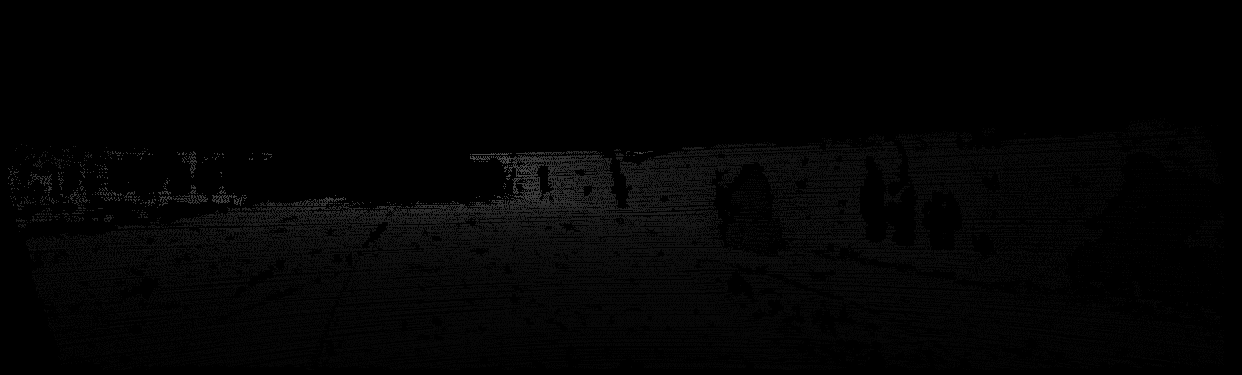
#> input picture sample/data_depth_annotated/val/2011_09_26_drive_0002_sync/proj_depth/image_02/0000000007.png, 1242 x 375 px, given as the content of the folder kitti/train, which was not available
$ python depth_completion.py
#> lines starting #> are read from the running program, lines starting #| are printed output that depends on the picture; after the words box and inside, x2 and y2 are one past the last pixel; in counts of white or black regions, pixels touching at a corner belong together; pictures that were not available may be replaced by others from this repository, and a replacement may not be noted
### Submodules/utils/depth_map_utils.py
import collections

import cv2
import numpy as np

# Full kernels
FULL_KERNEL_3 = np.ones((3, 3), np.uint8)
FULL_KERNEL_5 = np.ones((5, 5), np.uint8)
FULL_KERNEL_7 = np.ones((7, 7), np.uint8)
FULL_KERNEL_9 = np.ones((9, 9), np.uint8)
FULL_KERNEL_31 = np.ones((31, 31), np.uint8)

# 3x3 cross kernel
CROSS_KERNEL_3 = np.asarray(
    [
        [0, 1, 0],
        [1, 1, 1],
        [0, 1, 0],
    ], dtype=np.uint8)

# 5x5 cross kernel
CROSS_KERNEL_5 = np.asarray(
    [
        [0, 0, 1, 0, 0],
        [0, 0, 1, 0, 0],
        [1, 1, 1, 1, 1],
        [0, 0, 1, 0, 0],
        [0, 0, 1, 0, 0],
    ], dtype=np.uint8)

# 5x5 diamond kernel
DIAMOND_KERNEL_5 = np.array(
    [
        [0, 0, 1, 0, 0],
        [0, 1, 1, 1, 0],
        [1, 1, 1, 1, 1],
        [0, 1, 1, 1, 0],
        [0, 0, 1, 0, 0],
    ], dtype=np.uint8)

# 7x7 cross kernel
CROSS_KERNEL_7 = np.asarray(
    [
        [0, 0, 0, 1, 0, 0, 0],
        [0, 0, 0, 1, 0, 0, 0],
        [0, 0, 0, 1, 0, 0, 0],
        [1, 1, 1, 1, 1, 1, 1],
        [0, 0, 0, 1, 0, 0, 0],
        [0, 0, 0, 1, 0, 0, 0],
        [0, 0, 0, 1, 0, 0, 0],
    ], dtype=np.uint8)

# 7x7 diamond kernel
DIAMOND_KERNEL_7 = np.asarray(
    [
        [0, 0, 0, 1, 0, 0, 0],
        [0, 0, 1, 1, 1, 0, 0],
        [0, 1, 1, 1, 1, 1, 0],
        [1, 1, 1, 1, 1, 1, 1],
        [0, 1, 1, 1, 1, 1, 0],
        [0, 0, 1, 1, 1, 0, 0],
        [0, 0, 0, 1, 0, 0, 0],
    ], dtype=np.uint8)


def fill_in_fast(depth_map, max_depth=100.0, custom_kernel=DIAMOND_KERNEL_5,
                 extrapolate=False, blur_type='bilateral'):
    """Fast, in-place depth completion.

    Args:
        depth_map: projected depths
        max_depth: max depth value for inversion
        custom_kernel: kernel to apply initial dilation
        extrapolate: whether to extrapolate by extending depths to top of
            the frame, and applying a 31x31 full kernel dilation
        blur_type:
            'bilateral' - preserves local structure (recommended)
            'gaussian' - provides lower RMSE

    Returns:
        depth_map: dense depth map
    """

    # Invert
    valid_pixels = (depth_map > 0.1)
    depth_map[valid_pixels] = max_depth - depth_map[valid_pixels]

    # Dilate
    depth_map = cv2.dilate(depth_map, custom_kernel)

    # Hole closing
    depth_map = cv2.morphologyEx(depth_map, cv2.MORPH_CLOSE, FULL_KERNEL_5)

    # Fill empty spaces with dilated values
    empty_pixels = (depth_map < 0.1)
    dilated = cv2.dilate(depth_map, FULL_KERNEL_7)
    depth_map[empty_pixels] = dilated[empty_pixels]

    # Extend highest pixel to top of image
    if extrapolate:
        top_row_pixels = np.argmax(depth_map > 0.1, axis=0)
        top_pixel_values = depth_map[top_row_pixels, range(depth_map.shape[1])]

        for pixel_col_idx in range(depth_map.shape[1]):
            depth_map[0:top_row_pixels[pixel_col_idx], pixel_col_idx] = \
                top_pixel_values[pixel_col_idx]

        # Large Fill
        empty_pixels = depth_map < 0.1
        dilated = cv2.dilate(depth_map, FULL_KERNEL_31)
        depth_map[empty_pixels] = dilated[empty_pixels]

    # Median blur
    depth_map = cv2.medianBlur(depth_map, 5)

    # Bilateral or Gaussian blur
    if blur_type == 'bilateral':
        # Bilateral blur
        depth_map = cv2.bilateralFilter(depth_map, 5, 1.5, 2.0)
    elif blur_type == 'gaussian':
        # Gaussian blur
        valid_pixels = (depth_map > 0.1)
        blurred = cv2.GaussianBlur(depth_map, (5, 5), 0)
        depth_map[valid_pixels] = blurred[valid_pixels]

    # Invert
    valid_pixels = (depth_map > 0.1)
    depth_map[valid_pixels] = max_depth - depth_map[valid_pixels]

    return depth_map

### Submodules/dataset/depth_completion.py
import os
import sys
import time

import cv2
import numpy as np
import png

from Submodules.utils import vis_utils, depth_map_utils


def main():
    """Depth maps are saved to the 'outputs' folder.
    """

    ##############################
    # Options
    ##############################
    # Validation set

    data_split = 'val'

    # Test set
    input_depth_root_dir = os.path.expanduser(
        'kitti/train')
    # data_split = 'test'

    # Fast fill with Gaussian blur @90Hz (paper result)
    fill_type = 'fast'
    extrapolate = False
    blur_type = 'gaussian'

    # [11 lines of commented-out code are left out]
    save_output = True

    ##############################
    # Processing
    ##############################
    if save_output:
        # Save to Disk
        show_process = False
        save_depth_maps = True
    else:
        if fill_type == 'fast':
            raise ValueError('"fast" fill does not support show_process')

        # Show Process
        show_process = True
        save_depth_maps = False

    # Create output folder
    this_file_path = os.path.dirname(os.path.realpath(__file__))
    outputs_dir = os.path.join(this_file_path, 'outputs')
    os.makedirs(outputs_dir, exist_ok=True)

    output_folder_prefix = 'depth_' + data_split
    output_list = sorted(os.listdir(outputs_dir))
    if len(output_list) > 0:
        split_folders = [folder for folder in output_list
                         if folder.startswith(output_folder_prefix)]
        if len(split_folders) > 0:
            last_output_folder = split_folders[-1]
            last_output_index = int(last_output_folder.split('_')[-1])
        else:
            last_output_index = -1
    else:
        last_output_index = -1
    output_depth_root_dir = os.path.join(outputs_dir, '{}_{:03d}'.format(
        output_folder_prefix, last_output_index + 1))

    if save_output:
        if not os.path.exists(output_depth_root_dir):
            os.makedirs(output_depth_root_dir)
        else:
            raise FileExistsError('Already exists!')
        print('Output dir:', output_depth_root_dir)

    # Get images in sorted order
    images_to_use = []
    for root, _, files in os.walk(input_depth_root_dir):
        for file in files:
            if file.endswith(('.png', '.jpg', '.jpeg', '.bmp', '.tiff')):
                images_to_use.append(os.path.join(root, file))

    images_to_use = sorted(images_to_use)

    # Rolling average array of times for time estimation
    avg_time_arr_length = 10
    last_fill_times = np.repeat([1.0], avg_time_arr_length)
    last_total_times = np.repeat([1.0], avg_time_arr_length)

    num_images = len(images_to_use)
    for i in range(num_images):
        depth_image_path = images_to_use[i]
        print(depth_image_path)

        # Calculate average time with last n fill times
        avg_fill_time = np.mean(last_fill_times)
        avg_total_time = np.mean(last_total_times)

        # Show progress
        sys.stdout.write('\rProcessing {} / {}, '
                         'Avg Fill Time: {:.5f}s, '
                         'Avg Total Time: {:.5f}s, '
                         'Est Time Remaining: {:.3f}s\n'.format(
                             i, num_images - 1, avg_fill_time, avg_total_time,
                             avg_total_time * (num_images - i)))
        sys.stdout.flush()

        # Start timing
        start_total_time = time.time()

        # Load depth projections from uint16 image
        depth_image = cv2.imread(depth_image_path, cv2.IMREAD_ANYDEPTH)
#> depth_image is the input picture: shape (375, 1242) uint16; min 0, max 20476, mean 885.2
        if depth_image is None:
            print(f"\nWarning: Could not load image at {depth_image_path}")
            continue

        projected_depths = np.float32(depth_image / 256.0)
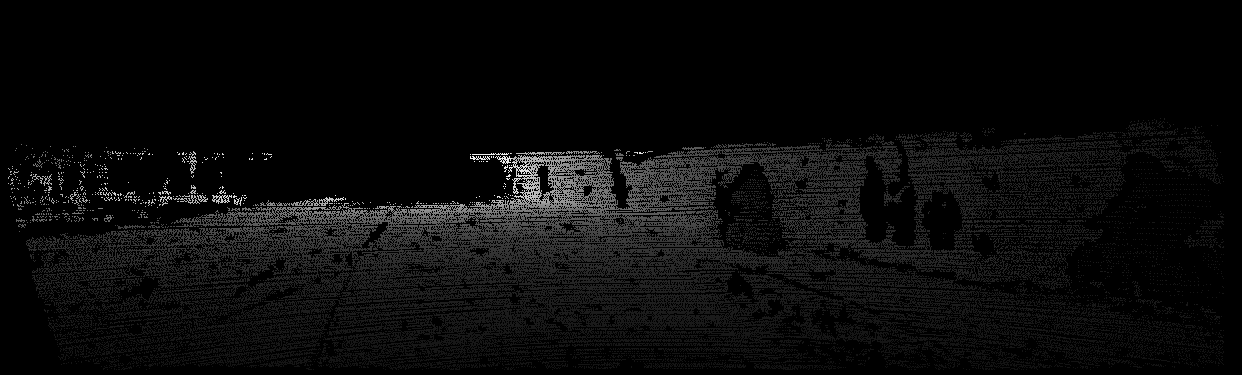
#> projected_depths: shape (375, 1242) float32; min 0, max 79.98, mean 3.5; drawn with min black and max white

        # Fill in
        start_fill_time = time.time()
        if fill_type == 'fast':
            final_depths = depth_map_utils.fill_in_fast(
                projected_depths, extrapolate=extrapolate, blur_type=blur_type)
#> in fill_in_fast, `valid_pixels = (depth_map > 0.1)`:
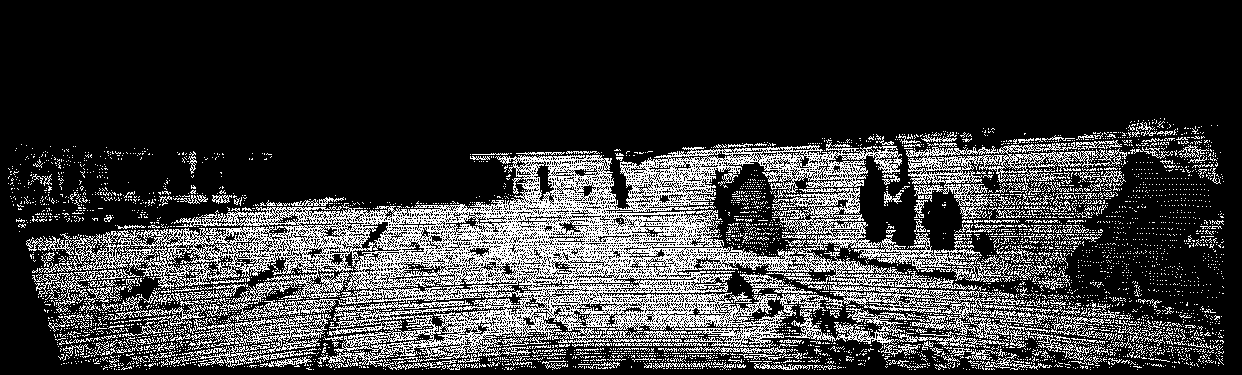
#> valid_pixels: shape (375, 1242) bool; 22% white in thin lines or dots, all inside (x1, y1, x2, y2) = (8, 118, 1224, 370)
#> in fill_in_fast, `empty_pixels = (depth_map < 0.1)`:
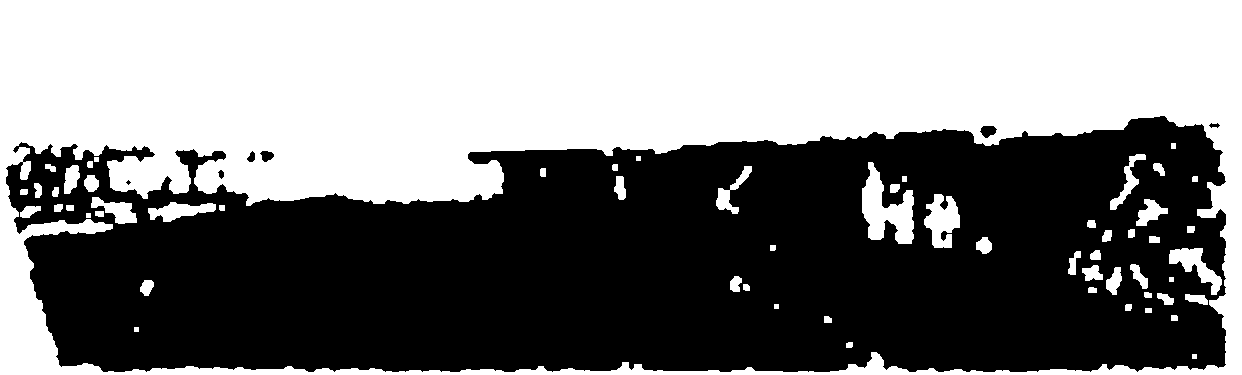
#> empty_pixels: shape (375, 1242) bool; 48.7% white; 60 white regions, largest, box (x1, y1, x2, y2) and area: (0, 0, 1242, 375) 214871, (862, 162, 914, 244) 2278, (924, 194, 960, 248) 1245
#> in fill_in_fast, `dilated = cv2.dilate(depth_map, FULL_KERNEL_7)`:
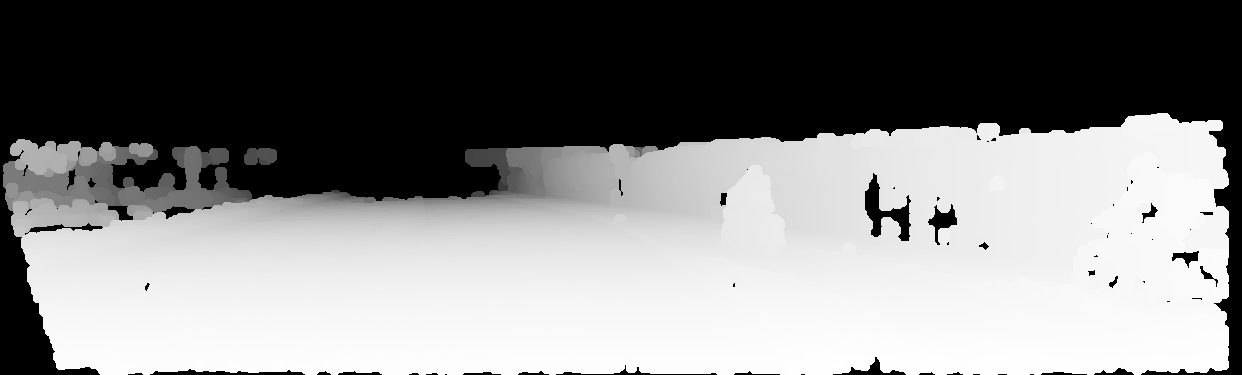
#> dilated: shape (375, 1242) float32; min 0, max 94.25, mean 47.8; drawn with min black and max white
#> in fill_in_fast, `depth_map[empty_pixels] = dilated[empty_pixels]`:
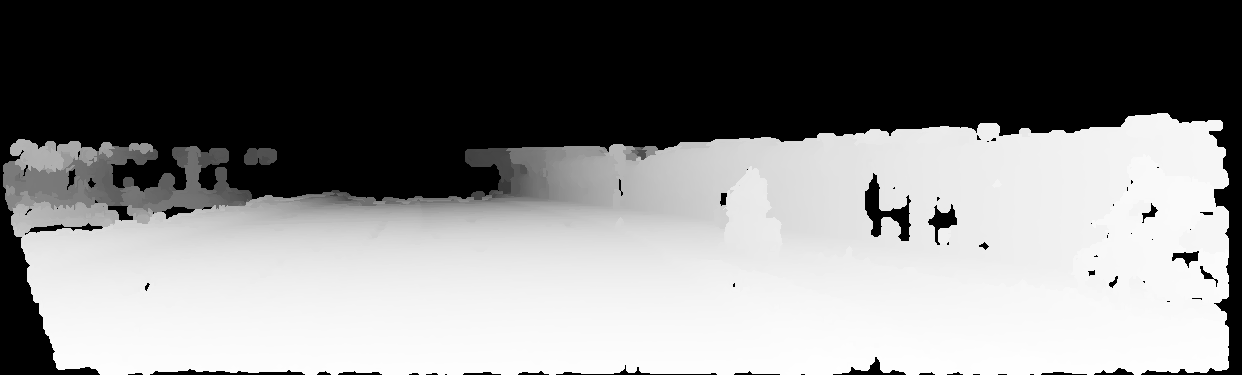
#> depth_map: shape (375, 1242) float32; min 0, max 94.25, mean 47.5; drawn with min black and max white
#> in fill_in_fast, `valid_pixels = (depth_map > 0.1)`:
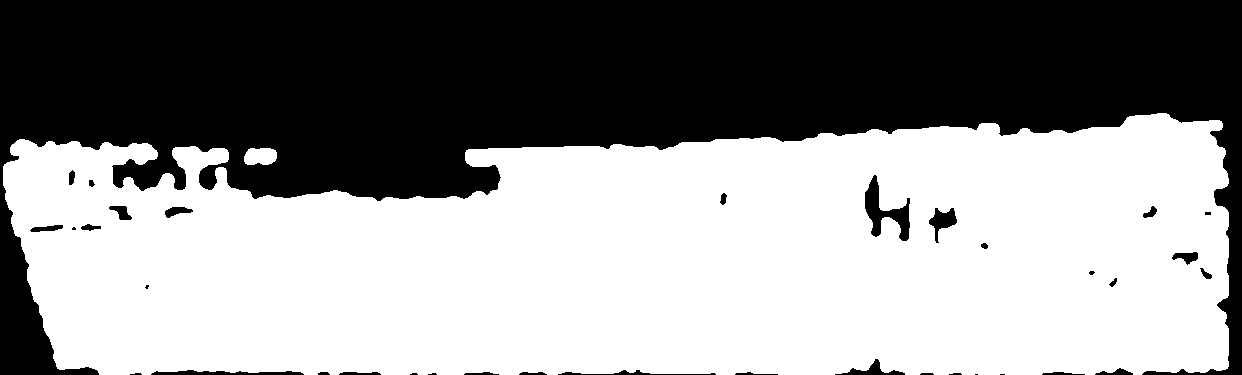
#> valid_pixels: shape (375, 1242) bool; 56.6% white; 36 black regions (9 under 20 px), largest, box (x1, y1, x2, y2) and area: (0, 0, 1242, 375) 197465, (865, 175, 910, 241) 1162, (151, 370, 304, 375) 485
#> in fill_in_fast, `depth_map[valid_pixels] = max_depth - depth_map[valid_pixels]`:
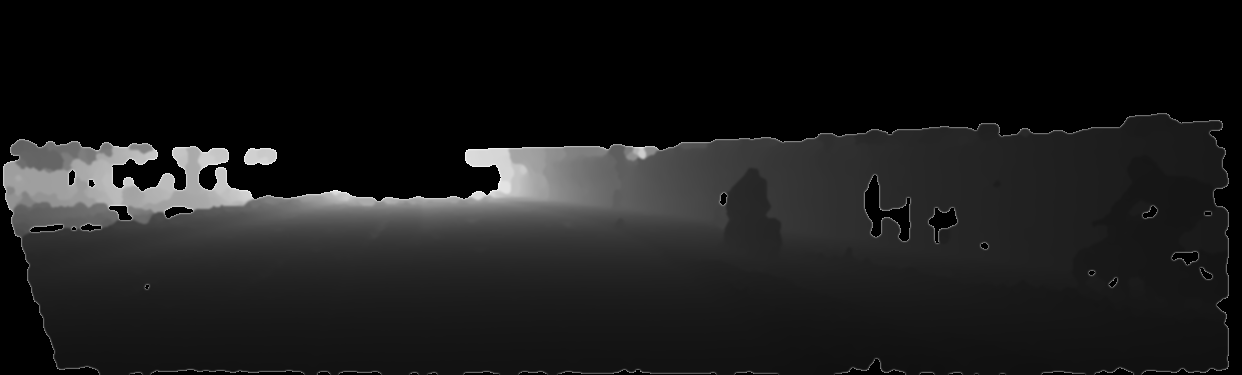
#> depth_map: shape (375, 1242) float32; min 0, max 87.98, mean 9.3; drawn with min black and max white
        elif fill_type == 'multiscale':
            final_depths, process_dict = depth_map_utils.fill_in_multiscale(
                projected_depths, extrapolate=extrapolate, blur_type=blur_type,
                show_process=show_process)
        else:
            raise ValueError('Invalid fill_type {}'.format(fill_type))
        end_fill_time = time.time()

        # Display images from process_dict
        if fill_type == 'multiscale' and show_process:
            img_size = (570, 165)

            x_start = 80
            y_start = 50
            x_offset = img_size[0]
            y_offset = img_size[1]
            x_padding = 0
            y_padding = 28

            img_x = x_start
            img_y = y_start
            max_x = 1900

            row_idx = 0
            for key, value in process_dict.items():

                image_jet = cv2.applyColorMap(
                    np.uint8(value / np.amax(value) * 255),
                    cv2.COLORMAP_JET)
                vis_utils.cv2_show_image(
                    key, image_jet,
                    img_size, (img_x, img_y))

                img_x += x_offset + x_padding
                if (img_x + x_offset + x_padding) > max_x:
                    img_x = x_start
                    row_idx += 1
                img_y = y_start + row_idx * (y_offset + y_padding)

                # Save process images
                cv2.imwrite('process/' + key + '.png', image_jet)

            cv2.waitKey()

        # Save depth images to disk
        if save_depth_maps:
            depth_image_file_name = os.path.relpath(depth_image_path, input_depth_root_dir)
            depth_image_output_path = os.path.join(output_depth_root_dir, depth_image_file_name)
            depth_image_output_dir = os.path.dirname(depth_image_output_path)

            if not os.path.exists(depth_image_output_dir):
                os.makedirs(depth_image_output_dir)

            # Save depth map to a uint16 png (same format as disparity maps)
            with open(depth_image_output_path, 'wb') as f:
                depth_image = (final_depths * 256).astype(np.uint16)
                # pypng is used because cv2 cannot save uint16 format images
                writer = png.Writer(width=depth_image.shape[1],
                                    height=depth_image.shape[0],
                                    bitdepth=16,
                                    greyscale=True)
                writer.write(f, depth_image)

        end_total_time = time.time()

        # Update fill times
        last_fill_times = np.roll(last_fill_times, -1)
        last_fill_times[-1] = end_fill_time - start_fill_time

        # Update total times
        last_total_times = np.roll(last_total_times, -1)
        last_total_times[-1] = end_total_time - start_total_time


if __name__ == "__main__":
    main()
#> (the call stopped at in main, `writer = png.Writer(width=depth_image.shape[1], height=depth_image.sha..`: png is not available in this run)

$ run again, on sample/data_depth_annotated/val/2011_09_26_drive_0002_sync/proj_depth/image_03/0000000014.png
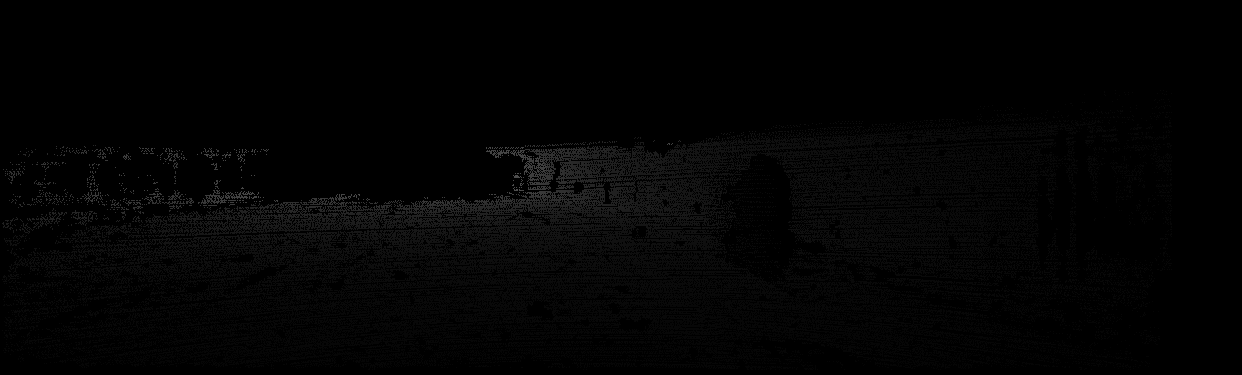
#> input picture sample/data_depth_annotated/val/2011_09_26_drive_0002_sync/proj_depth/image_03/0000000014.png, 1242 x 375 px, given as the content of the folder kitti/train, which was not available
#> in main, depth_image is the input picture: shape (375, 1242) uint16; min 0, max 20186, mean 862.2
#> in fill_in_fast, `valid_pixels = (depth_map > 0.1)`:
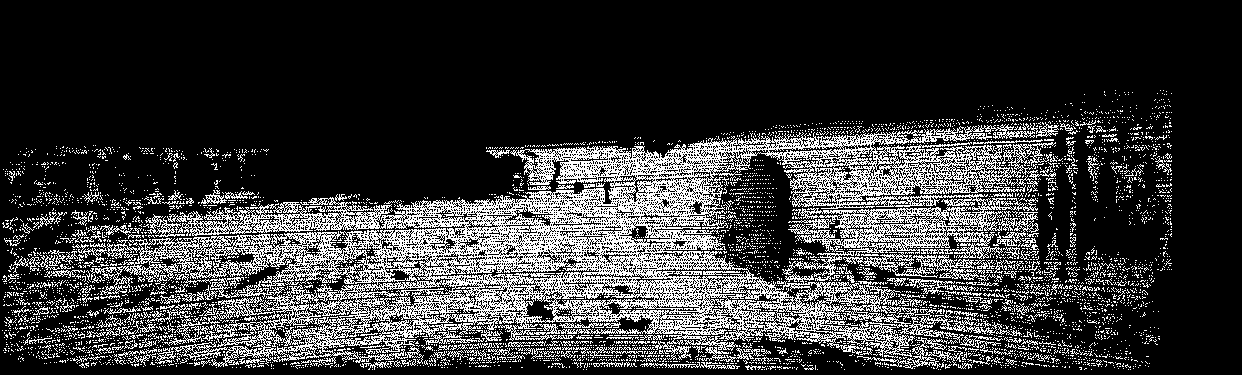
#> valid_pixels: shape (375, 1242) bool; 22% white in thin lines or dots, all inside (x1, y1, x2, y2) = (2, 90, 1172, 370)
#> empty_pixels: shape (375, 1242) bool; 48.6% white; 54 white regions (1 under 20 px), largest, box (x1, y1, x2, y2) and area: (0, 0, 1242, 375) 211722, (1075, 133, 1166, 260) 5253, (1038, 169, 1071, 256) 1475
#> in fill_in_fast, `depth_map[valid_pixels] = max_depth - depth_map[valid_pixels]`:
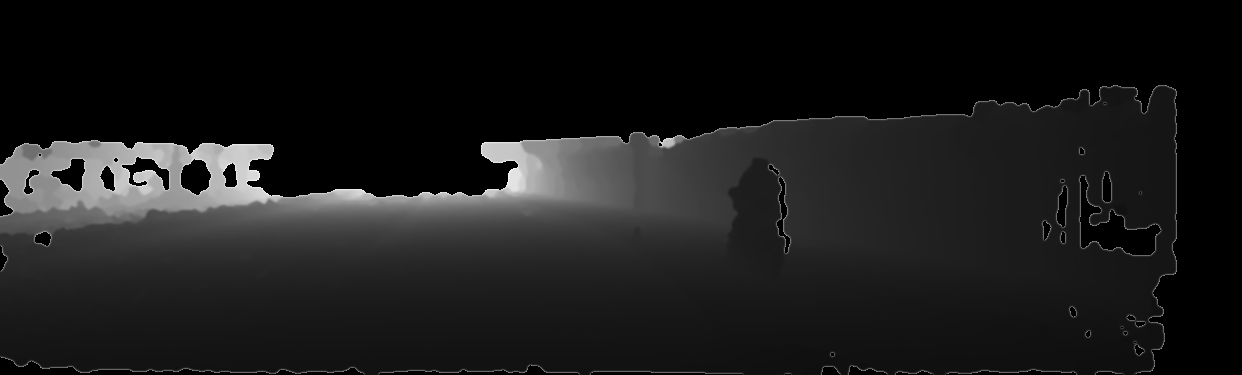
#> depth_map: shape (375, 1242) float32; min 0, max 87.46, mean 9.2; drawn with min black and max white
